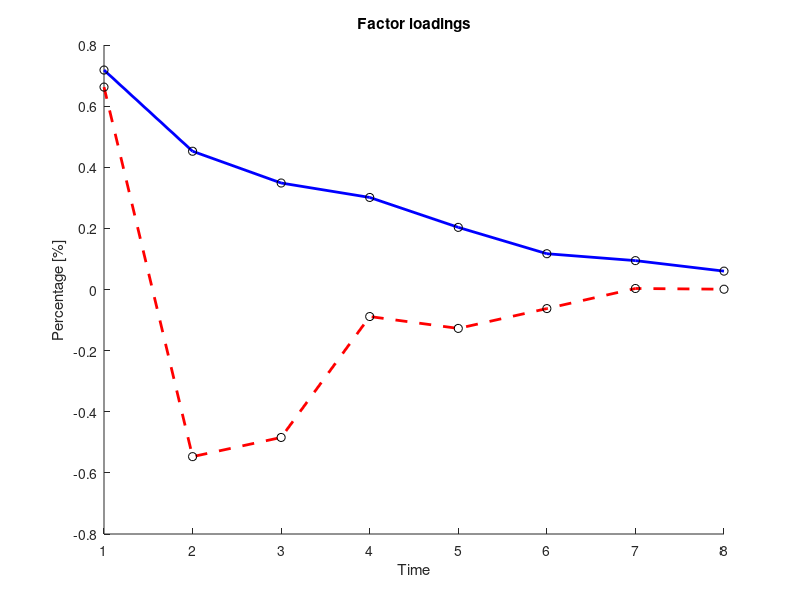

MATLAB code to generate this figure:

clear
clc
close all

%Load data
x = load('implvola.dat');
x = x/100;

n = length(x);
z = x(2:n,:) - x(1:(n-1),:);
s = cov(z)*100000;

%Determine Eigenvectors
[v e] = eigs(s);

f1=v(:,1)';
f2=v(:,2)';

%Adjust second Eigenvector
if f1(:,1)<0
    f1=f1*(-1);
end

if f2(:,1)<0
    f2=f2*(-1);
end

gr1 = [1:8;f1(1,:)]';
gr2 = [1:8;f2(1,:)]';

%Plot
hold on
plot(gr1(:,1),gr1(:,2),'Color','b','LineWidth',2)
scatter(gr1(:,1),gr1(:,2),'k')
plot(gr2(:,1),gr2(:,2),'Color','r','LineWidth',2,'LineStyle','--')
scatter(gr2(:,1),gr2(:,2),'k')
xlabel('Time')
ylabel('Percentage [%]')
title('Factor loadings')
hold off